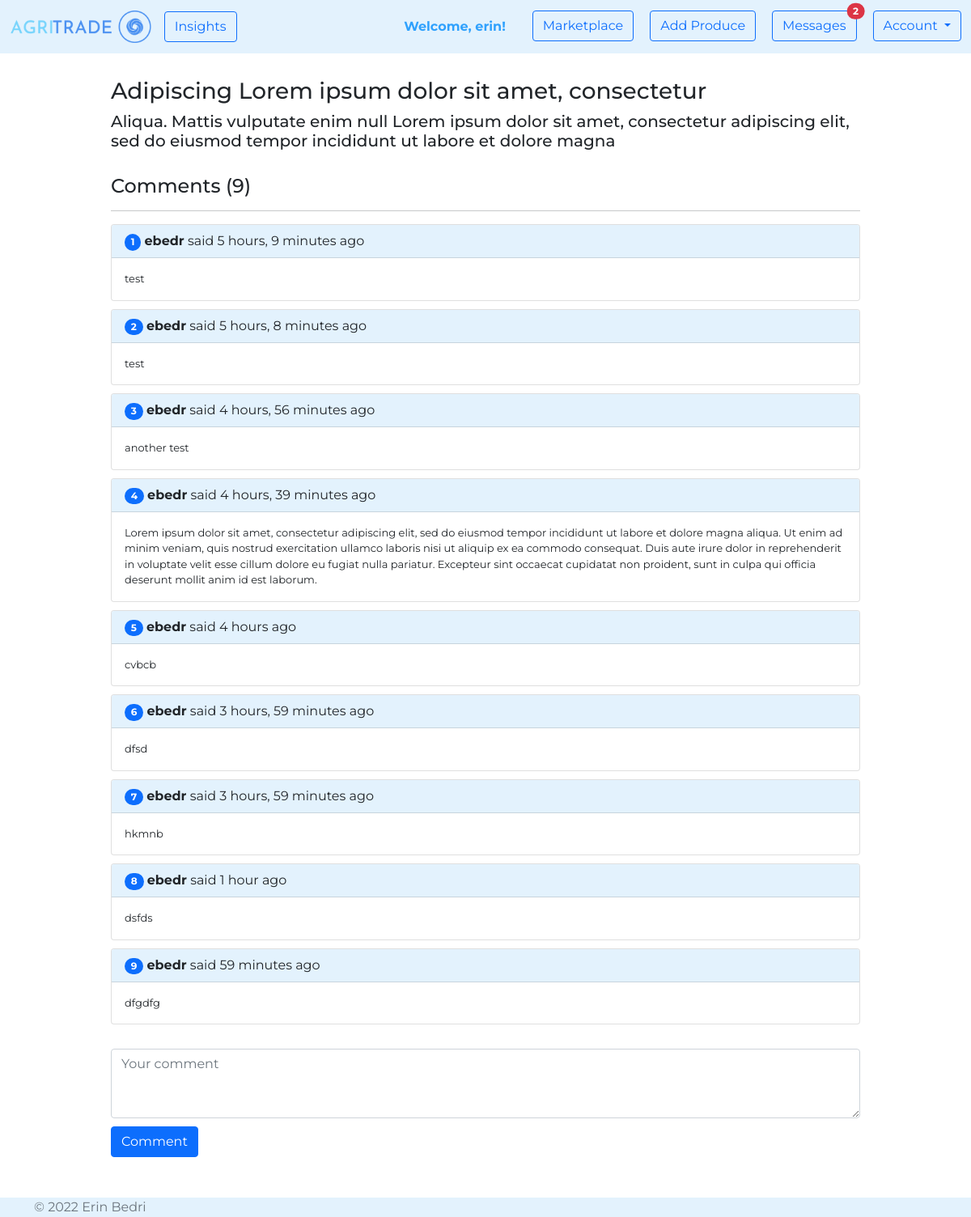
The app's page /posts/post/6/comments/ (signed in) with its own data.
### agri_trade/posts/models.py (models this page shows, shortened)
class Post(models.Model):
    TITLE_MAX_LEN = 50
    SUBTITLE_MAX_LEN = 150
    TOPIC_CHOICES = (
        ('Agriculture', 'Agriculture'),
        ('Markets', 'Markets'),
        ('Technology', 'Technology'),
        ('Others', 'Others'),
    )
    TOPIC_MAX_LEN = max([len(topic[1]) for topic in TOPIC_CHOICES])
    author = models.ForeignKey(
        UserModel,
        on_delete=CASCADE,
        related_name='posts',
    )
    title = models.CharField(
        max_length=TITLE_MAX_LEN,
    )
    subtitle = models.CharField(
        max_length=SUBTITLE_MAX_LEN,
        blank=True,
        null=True,
    )
    topic = models.CharField(
        max_length=TOPIC_MAX_LEN,
        choices=TOPIC_CHOICES,
    )
    body = RichTextField()
    created_on = models.DateTimeField(
        auto_now_add=True,
    )
    updated_on = models.DateTimeField(
        auto_now=True
    )
    class Meta:
        ordering = ['-created_on']

class PostComment(models.Model):
    COMMENT_MAX_LEN = 500
    author = models.ForeignKey(
        UserModel,
        on_delete=CASCADE,
    )
    post = models.ForeignKey(
        Post,
        on_delete=CASCADE,
    )
    body = models.TextField(
        max_length=COMMENT_MAX_LEN,
    )
    created_on = models.DateTimeField(
        auto_now_add=True
    )

### agri_trade/posts/views.py (the view)
# urls.py: path('post/<int:pk>/comments/', views.show_comments, name='show comments'),
def show_comments(request, pk):
    post = get_object_or_404(Post, pk=pk)
    comments = PostComment.objects \
        .filter(post_id__exact=pk) \
        .order_by('created_on')
    comments_count = comments.count()
    if request.method == 'POST':
        form = PostCommentForm(request.POST)
        if form.is_valid():
            new_comment = form.save(commit=False)
            new_comment.post = post
            new_comment.author = request.user
            new_comment.save()
            return HttpResponseRedirect(reverse('posts:show comments', args=[str(pk)]))
    else:
        form = PostCommentForm()
    context = {
        'post': post,
        'comments': comments,
        'comments_count': comments_count,
        'form': form,
    }
    return render(request, 'posts/show_comments.html', context)

### agri_trade/posts/forms.py
class PostCommentForm(forms.ModelForm):
    class Meta:
        model = PostComment
        fields = ('body',)
        widgets = {'body': forms.Textarea(attrs={'class': 'form-control',
                                                 'placeholder': 'Your comment',
                                                 'rows': 3})}
    def __init__(self, *args, **kwargs):
        super().__init__(*args, **kwargs)
        self.fields['body'].label = ''

### agri_trade/posts/templates/posts/show_comments.html (shortened to what this page needs)
{% extends 'web/base.html' %}
{% block content %}
    <div class="container" style="margin-top: 30px; margin-bottom: 50px">
        <div class="row justify-content-md-center">
            <div class="col-md-10">
                <h3>{{ post.title }}</h3>
                <h5>{{ post.subtitle }}</h5>
                <div style="margin-top: 30px">
                    <h4>Comments ({{ comments_count }})</h4>
                    <hr>
                </div>
                {% for comment in comments %}
                    <div class="card" style="margin-top: 10px">
                        <div class="card-header" style="background-color: #e3f2fd">
                            <div class="row">
                                <div class="col">
                                    <span class="badge rounded-pill bg-primary">{{ forloop.counter }}</span>
                                    <b>{{ comment.author }}</b> said {{ comment.created_on|timesince }} ago
                                </div>
                            </div>
                        </div>
                        <div class="card-body">
                            <blockquote class="blockquote mb-0">
                                <p style="font-size: small">{{ comment.body }}</p>
                            </blockquote>
                        </div>
                    </div>
                {% endfor %}
                <div style="margin-top: 30px">
                    {% if request.user.is_authenticated %}
                        <form method="post" action="{% url 'posts:show comments' post.id %}">
                            {{ form }}
                            <button type="submit" class="btn btn-primary" style="margin-top: 10px">Comment</button>
                        </form>
                    {% else %}
                        <div class="text-center">
                            <h5>In order to comment, you will have to log in first!</h5>
                            <a href="{% url 'accounts:login' %}" class="btn btn-primary">Login</a>
                            <a href="{% url 'accounts:register' %}" class="btn btn-primary">Register</a>
                        </div>
                    {% endif %}
                </div>
            </div>
        </div>
    </div>
{% endblock %}

### agri_trade/web/templates/web/navigation.html (shortened to what this page needs)
{% load static %}
<nav class="navbar navbar-expand-lg navbar-light" style="background-color: #e3f2fd;">
    <div class="container-fluid">
        <a class="navbar-brand" href="{% url 'web:homepage' %}">
            <img src="{% static 'img/logo.png' %}" alt="logo" style="height: 40px">
        </a>
        <ul class="navbar-nav">
            <li class="nav-item">
                <a class="btn btn-outline-primary" href="{% url 'posts:show posts' %}">Insights</a>
            </li>
        </ul>
        <div class="collapse navbar-collapse" id="navbarNavDropdown">
            <ul class="navbar-nav ms-auto">
                {% if request.user.is_authenticated %}
                    <li class="nav-item"style="margin-right: 25px">
                        <b><a class="nav-link disabled" href="#"
                              style="color: #2fa1fd">Welcome, {{ request.user.username }}!</a></b>
                    </li>
                    <li class="nav-item" style="padding-right: 20px">
                        <a class="btn btn-outline-primary" href="{% url 'marketplace:marketplace' %}">Marketplace</a>
                    </li>
                    <li class="nav-item" style="padding-right: 20px">
                        <a class="btn btn-outline-primary" href="{% url 'marketplace:add product' %}">Add Produce</a>
                    </li>
                    <li class="nav-item" style="padding-right: 20px">
                        <button type="button" class="btn btn-outline-primary position-relative"
                                onclick="location.href = '{% url 'user_messages:messages' %}';">
                            Messages
                            {% if request.unread_messages_count > 0 %}
                                <span class="position-absolute top-0 start-100 translate-middle badge rounded-pill bg-danger">
                                {{ request.unread_messages_count }}
                            </span>
                            {% endif %}
                        </button>
                    </li>
                    <div class="dropdown">
                        <button class="btn btn-outline-primary dropdown-toggle" type="button" id="dropdownMenuButton1"
                                data-bs-toggle="dropdown" aria-expanded="false">
                            Account
                        </button>
                    </div>
                {% endif %}
            </ul>
        </div>
    </div>
</nav>

### static/css/style.css (style rules this page uses)
body { font-family: 'Montserrat', sans-serif !important; }

### records on screen
Post: title "Adipiscing Lorem ipsum dolor sit amet, consectetur", subtitle "Aliqua. Mattis vulputate enim null Lorem ipsum dolor sit amet, consectetur adipiscing elit, sed do eiusmod tempor incididunt ut labore et dolore magna"
PostComment: author "ebedr", created_on "5 hours, 9 minutes", body "test"
PostComment: author "ebedr", created_on "5 hours, 8 minutes", body "test"
PostComment: author "ebedr", created_on "4 hours, 56 minutes", body "another test"
PostComment: author "ebedr", created_on "4 hours, 39 minutes", body "Lorem ipsum dolor sit amet, consectetur adipiscing elit, sed do eiusmod tempor incididunt ut labore et dolore magna aliqua. Ut enim ad minim veniam, quis nostrud exercitation ullamco laboris nisi ut aliquip ex ea commodo consequat. Duis aute irure dolor in reprehenderit in voluptate velit esse cillum dolore eu fugiat nulla pariatur. Excepteur sint occaecat cupidatat non proident, sunt in culpa qui officia deserunt mollit anim id est laborum."
PostComment: author "ebedr", created_on "4 hours", body "cvbcb"
PostComment: author "ebedr", created_on "3 hours, 59 minutes", body "dfsd"
PostComment: author "ebedr", created_on "3 hours, 59 minutes", body "hkmnb"
PostComment: author "ebedr", created_on "1 hour", body "dsfds"
PostComment: author "ebedr", created_on "59 minutes", body "dfgdfg"

### other values on screen
{{ request.user.username }} "erin"
{{ request.unread_messages_count }} "2"
{{ comments_count }} "9"
